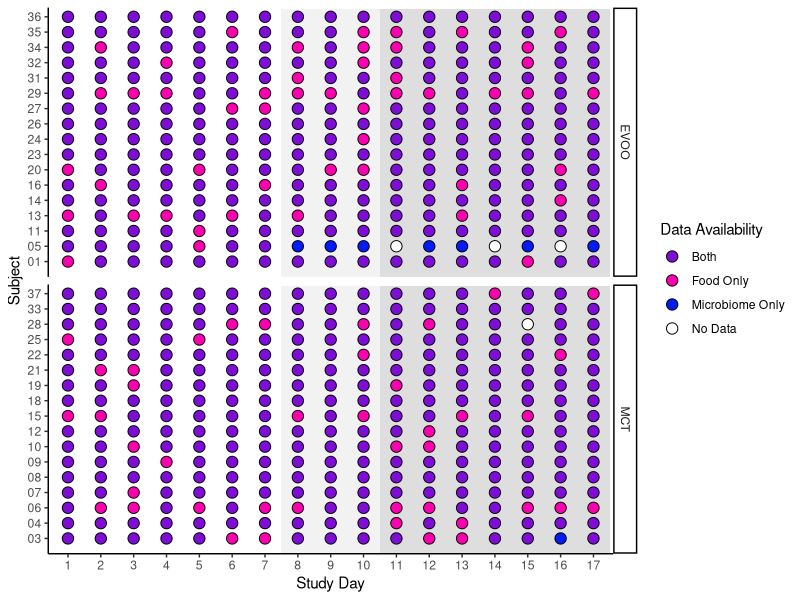

R code for this plot:
## ---- chunk 1

require(rmarkdown)
require(knitr)
require(tidyverse)
require(stringr)
require(RColorBrewer) 
require(cowplot)
require(reshape2)

opts_knit$set(root.dir = "/Users/abby/Documents/Projects/dietstudy/")
opts_chunk$set(echo = TRUE, fig.path = "Figs/", dev = c("png", "pdf"), dpi = 300)

## ---- chunk 2
map <- read.table("data/maps/SampleID_map.txt", sep = "\t", header = T, comment = "")
map_username <- read.table("data/maps/UserName_map.txt", sep = "\t", header = T, comment = "")

# set up colors
cols <- brewer.pal(8, "Set3")
cols2 <- colorRampPalette(cols)

## ---- chunk 3
# import diet data
food <- read.table("data/processed_food/dhydrt.txt", header = T, sep = "\t", comment = "", row.names = "taxonomy")
food <- food[, !(colnames(food) == "X.FoodID")]

# import microbiome data
microbes <- read.table("data/processed_tax/taxonomy_norm_s.txt", header = T, sep = "\t", comment = "", row.names = "X.taxonomy")

## ---- chunk 4
# which samples do we have for food?
food_names <- colnames(food)
# which samples do we have for microbiome?
fecal_sample_names <- colnames(microbes)

#order these to look at quickly
food_names <- sort(food_names)
fecal_sample_names <- sort(fecal_sample_names)


# create new variables in the map to use for plotting
map$food_included <- ifelse(map$X.SampleID %in% food_names, 1, 0)
map$microbiome_included <- ifelse(map$X.SampleID %in% fecal_sample_names, 1, 0)

map$plot_fill <- ifelse(map$food_included == 1 & map$microbiome_included == 1, "Both", 
                        ifelse(map$food_included == 1 & map$microbiome_included == 0, "Food Only",
                               ifelse(map$food_included == 0 & map$microbiome_included == 1, "Microbiome Only", "No Data")))

map$plot_fill <- as.factor(map$plot_fill)

map <- map[-grep("Blank",map$X.SampleID),]
map <- map[map$Study.Status != "Dropped",]

#number of microbime samples:
sum(map$microbiome_included)

#number of diet records:
sum(map$food_included)

#number of paired microbime-diet samples:
sum(map$plot_fill == "Both")

## ---- chunk 5
map$StudyDayNo <- as.factor(map$StudyDayNo)
map$Subject <- gsub("MCTs", "", map$UserName)

# must order by supplement before faceting for some reason
map <- map[order(map$Supplement),]

# pick colors that make sense, overlapping should the color you get when you mix the two
cols = c("#7E0ED5", "#fb00ae", "#011bfb", "white")

ggplot(map, aes(x = StudyDayNo, y = Subject)) +
  geom_point(pch = 21, size = 3.5, col = "white") + 
  annotate("rect", xmin = 7.5, xmax=10.5, ymin = 0, ymax = 17.5, alpha = 0.2, fill = "grey") +
  annotate("rect", xmin = 10.5, xmax=17.5, ymin = 0, ymax = 17.5, alpha = 0.5, fill = "grey") +
  geom_point(aes(fill = as.factor(map$plot_fill)), pch = 21, size = 3.5) +
  scale_fill_manual("Data Availability", values = cols) +
  theme_classic() +
  theme(legend.position = "right") +
  facet_grid(Supplement~., scales = "free") +
  xlab("Study Day") 
